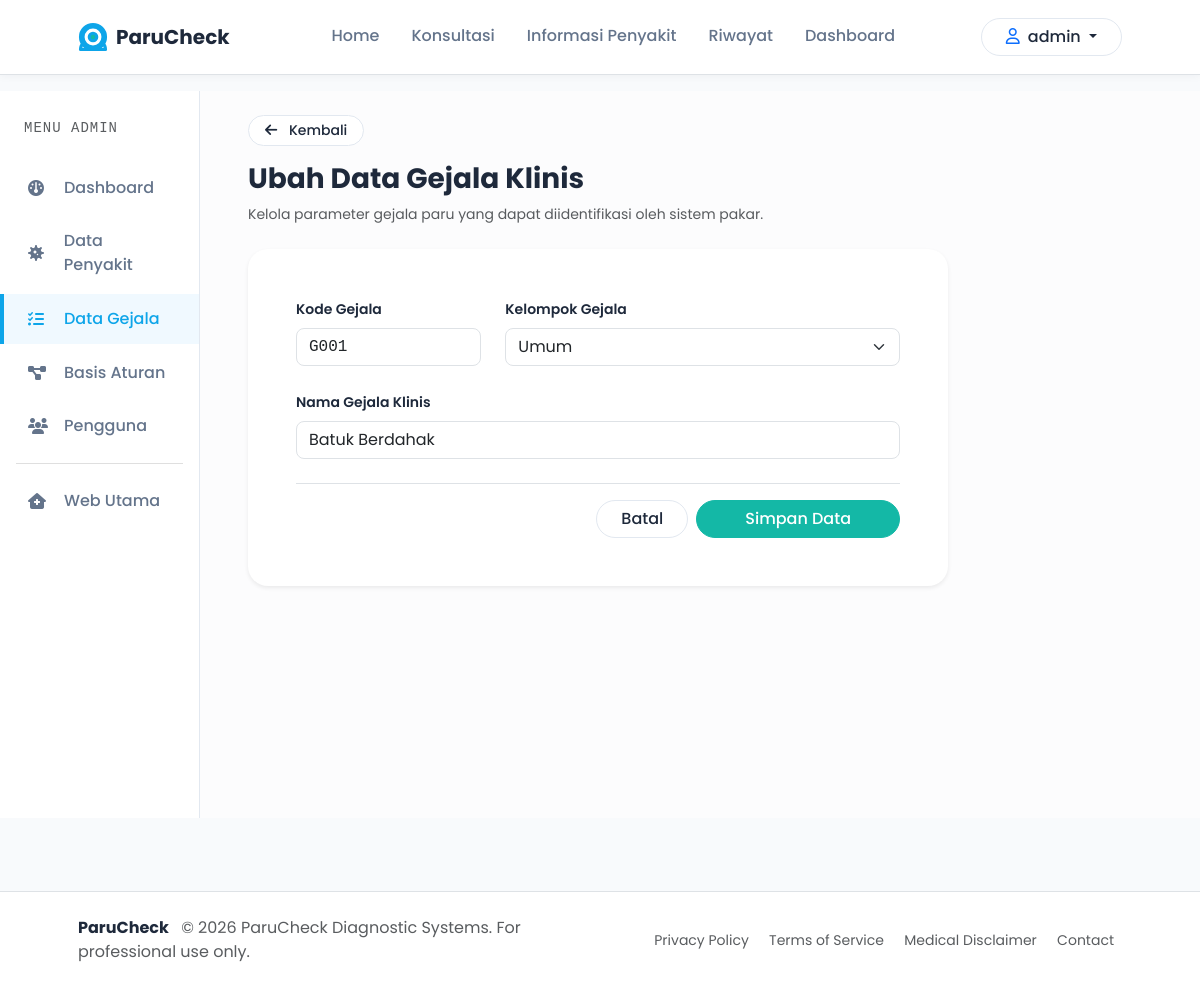
The app's page /admin/symptom/edit/1 (signed in) with its own data.
### models/__init__.py (models this page shows, shortened)
class User(db.Model, UserMixin):
    __tablename__ = 'user'
    id = db.Column(db.Integer, primary_key=True)
    username = db.Column(db.String(150), unique=True, nullable=False)
    email = db.Column(db.String(150), unique=True, nullable=False)
    password_hash = db.Column(db.String(256), nullable=False)
    role = db.Column(db.String(50), default='patient')  # 'admin' or 'patient'
    status = db.Column(db.String(50), default='active')  # 'active' or 'inactive'
    created_at = db.Column(db.DateTime, default=datetime.utcnow)
    diagnoses = db.relationship('DiagnosisHistory', backref='user', lazy=True)

class Symptom(db.Model):
    __tablename__ = 'symptom'
    id = db.Column(db.Integer, primary_key=True)
    code = db.Column(db.String(50), unique=True, nullable=False)  # e.g., G001
    name = db.Column(db.String(255), nullable=False)
    category = db.Column(db.String(100), nullable=True)  # e.g., 'Umum', 'Pernapasan'
    created_at = db.Column(db.DateTime, default=datetime.utcnow)

### routes/admin.py (the view, shortened to what this page needs)
@admin_bp.route('/symptom/edit/<int:id>', methods=['GET', 'POST'])
@login_required
@admin_required
def symptom_edit(id):
    symptom = Symptom.query.get_or_404(id)
    return render_template('admin/symptoms/form.html', action='Ubah', symptom=symptom)

### routes/admin.py (called while the page is built)
def admin_required(f):
    @wraps(f)
    def decorated_function(*args, **kwargs):
        if not current_user.is_authenticated or current_user.role != 'admin':
            flash('Akses ditolak. Halaman ini hanya untuk administrator.', 'danger')
            return redirect(url_for('main.home'))
        return f(*args, **kwargs)
    return decorated_function

### templates/admin/symptoms/form.html (shortened to what this page needs)
{% extends "base.html" %}
{% block content %}
<div class="container-fluid px-0">
    <div class="row g-0">
        <div class="col-lg-2">
            <div class="admin-sidebar py-4">
                <div class="px-4 mb-4">
                    <span class="text-uppercase font-monospace text-muted small" style="letter-spacing:1px;">MENU ADMIN</span>
                </div>
                <nav class="d-flex flex-column gap-1">
                    <a href="{{ url_for('admin.dashboard') }}" class="sidebar-link">
                        <i class="fa-solid fa-gauge me-3"></i> Dashboard
                    </a>
                    <a href="{{ url_for('admin.diseases') }}" class="sidebar-link">
                        <i class="fa-solid fa-virus me-3"></i> Data Penyakit
                    </a>
                    <a href="{{ url_for('admin.symptoms') }}" class="sidebar-link active">
                        <i class="fa-solid fa-list-check me-3"></i> Data Gejala
                    </a>
                    <a href="{{ url_for('admin.rules') }}" class="sidebar-link">
                        <i class="fa-solid fa-diagram-project me-3"></i> Basis Aturan
                    </a>
                    <a href="{{ url_for('admin.users') }}" class="sidebar-link">
                        <i class="fa-solid fa-users me-3"></i> Pengguna
                    </a>
                    <hr class="mx-3 my-2 text-black-50">
                    <a href="{{ url_for('main.home') }}" class="sidebar-link">
                        <i class="fa-solid fa-house-medical me-3"></i> Web Utama
                    </a>
                </nav>
            </div>
        </div>
        <div class="col-lg-10 bg-light-subtle px-4 px-md-5 py-4">
            <div class="mb-4">
                <a href="{{ url_for('admin.symptoms') }}" class="btn btn-outline-slate btn-sm rounded-pill px-3 mb-3">
                    <i class="fa-solid fa-arrow-left me-2"></i> Kembali
                </a>
                <h3 class="fw-bold text-slate">{{ action }} Data Gejala Klinis</h3>
                <p class="text-muted small">Kelola parameter gejala paru yang dapat diidentifikasi oleh sistem pakar.</p>
            </div>
            <div class="card card-modern border-0 shadow-sm p-4 p-md-5 mb-4" style="max-width: 700px;">
                <form method="POST" action="{% if symptom %}{{ url_for('admin.symptom_edit', id=symptom.id) }}{% else %}{{ url_for('admin.symptom_add') }}{% endif %}">
                    <div class="row g-4">
                        <div class="col-md-4">
                            <label for="code" class="form-label fw-semibold text-slate small">Kode Gejala</label>
                            <input type="text" class="form-control rounded-3 font-monospace" id="code" name="code"
                                   value="{% if symptom %}{{ symptom.code }}{% else %}{{ next_code }}{% endif %}"
                                   required placeholder="Contoh: G001">
                        </div>
                        <div class="col-md-8">
                            <label for="category" class="form-label fw-semibold text-slate small">Kelompok Gejala</label>
                            <select class="form-select rounded-3" id="category" name="category" required>
                                <option value="Umum" {% if symptom and symptom.category == 'Umum' %}selected{% endif %}>Umum</option>
                            </select>
                        </div>
                        <div class="col-12">
                            <label for="name" class="form-label fw-semibold text-slate small">Nama Gejala Klinis</label>
                            <input type="text" class="form-control rounded-3" id="name" name="name"
                                   value="{% if symptom %}{{ symptom.name }}{% endif %}"
                                   required placeholder="Contoh: Sesak Napas setelah beraktivitas">
                        </div>
                    </div>
                    <div class="d-flex justify-content-end gap-2 mt-4 pt-3 border-top">
                        <a href="{{ url_for('admin.symptoms') }}" class="btn btn-outline-slate rounded-pill px-4">Batal</a>
                        <button type="submit" class="btn btn-teal rounded-pill px-5">Simpan Data</button>
                    </div>
                </form>
            </div>
        </div>
    </div>
</div>
{% endblock %}

### templates/base.html (shortened to what this page needs)
<!DOCTYPE html>
<html lang="id">
<head>
    <link href="https://cdn.jsdelivr.net/npm/bootstrap@5.3.2/dist/css/bootstrap.min.css" rel="stylesheet">
    <link rel="stylesheet" href="https://cdnjs.cloudflare.com/ajax/libs/font-awesome/6.4.2/css/all.min.css">
    <link rel="stylesheet" href="{{ url_for('static', filename='css/style.css') }}">
</head>
<body>
    <nav class="navbar navbar-expand-lg navbar-light bg-white border-bottom py-3 sticky-top">
        <div class="container px-md-5">
            <a class="navbar-brand d-flex align-items-center" href="{{ url_for('main.home') }}">
                <span class="logo-text fw-bold text-slate">ParuCheck</span>
            </a>
            <div class="collapse navbar-collapse" id="navbarNav">
                <ul class="navbar-nav mx-auto">
                    <li class="nav-item px-2">
                        <a class="nav-link {% if request.path == '/' %}active-link{% endif %}" href="{{ url_for('main.home') }}">Home</a>
                    </li>
                    <li class="nav-item px-2">
                        <a class="nav-link {% if request.path == '/consultation' %}active-link{% endif %}" href="{{ url_for('main.consultation') }}">Konsultasi</a>
                    </li>
                    <li class="nav-item px-2">
                        <a class="nav-link {% if request.path == '/diseases' %}active-link{% endif %}" href="{{ url_for('main.diseases') }}">Informasi Penyakit</a>
                    </li>
                    {% if current_user.is_authenticated %}
                    <li class="nav-item px-2">
                        <a class="nav-link {% if request.path == '/history' %}active-link{% endif %}" href="{{ url_for('main.history') }}">Riwayat</a>
                    </li>
                    {% if current_user.role == 'admin' %}
                    <li class="nav-item px-2">
                        <a class="nav-link" href="{{ url_for('admin.dashboard') }}">Dashboard</a>
                    </li>
                    {% endif %}
                    {% endif %}
                </ul>
                <div class="d-flex align-items-center">
                    {% if current_user.is_authenticated %}
                        <div class="dropdown">
                            <button class="btn btn-outline-slate dropdown-toggle rounded-pill px-4" type="button" id="userDropdown" data-bs-toggle="dropdown" aria-expanded="false">
                                <i class="fa-regular fa-user me-2 text-primary"></i>{{ current_user.username }}
                            </button>
                        </div>
                    {% else %}
                        <a href="{{ url_for('auth.login') }}" class="btn btn-teal rounded-pill px-4 shadow-sm text-white">Sign In</a>
                    {% endif %}
                </div>
            </div>
        </div>
    </nav>
    <main class="min-vh-100 pb-5">
        {% block content %}{% endblock %}
    </main>
    <footer class="bg-white border-top py-4 mt-auto">
        <div class="container px-md-5">
            <div class="row align-items-center justify-content-between text-center text-md-start">
                <div class="col-md-6 mb-3 mb-md-0">
                    <span class="fw-bold text-slate">ParuCheck</span>
                    <span class="text-muted ms-2">© 2026 ParuCheck Diagnostic Systems. For professional use only.</span>
                </div>
                <div class="col-md-6 text-md-end">
                    <a href="#" class="text-muted text-decoration-none mx-2 small">Privacy Policy</a>
                    <a href="#" class="text-muted text-decoration-none mx-2 small">Terms of Service</a>
                    <a href="#" class="text-muted text-decoration-none mx-2 small">Medical Disclaimer</a>
                    <a href="#" class="text-muted text-decoration-none mx-2 small">Contact</a>
                </div>
            </div>
        </div>
    </footer>
</body>
</html>

### static/css/style.css (style rules this page uses)
:root { --primary: #0EA5E9; --primary-hover: #0284C7; --secondary: #14B8A6; --secondary-hover: #0D9488; --background: #F8FAFC; --text-dark: #1E293B; --text-muted: #64748B; --white: #FFFFFF; --success: #22C55E; --warning: #F59E0B; --danger: #EF4444; --font-sans: 'Poppins', sans-serif; --shadow-sm: 0 2px 8px rgba(15, 23, 42, 0.04); --shadow-md: 0 8px 24px rgba(15, 23, 42, 0.06); --shadow-lg: 0 16px 32px rgba(15, 23, 42, 0.08); }
body { font-family: var(--font-sans); background-color: var(--background); color: var(--text-dark); overflow-x: hidden; display: flex; flex-direction: column; min-vh-100: 100vh; }
h1, h2, h3, h4, h5, h6 { font-weight: 600; color: #0F172A; }
.text-slate { color: var(--text-dark); }
.navbar { box-shadow: var(--shadow-sm); }
.nav-link { color: var(--text-muted); font-weight: 500; transition: all 0.2s ease-in-out; border-bottom: 2px solid transparent; }
.btn-teal { background-color: var(--secondary); border-color: var(--secondary); color: var(--white); font-weight: 500; transition: all 0.2s ease-in-out; }
.btn-outline-slate { color: var(--text-dark); border-color: #E2E8F0; font-weight: 500; background-color: var(--white); transition: all 0.2s ease; }
.card-modern { background: var(--white); border: 1px solid rgba(226, 232, 240, 0.8); border-radius: 1.25rem; box-shadow: var(--shadow-sm); transition: all 0.3s cubic-bezier(0.4, 0, 0.2, 1); }
.admin-sidebar { background-color: var(--white); border-right: 1px solid #E2E8F0; min-height: calc(100vh - 73px); }
.sidebar-link { display: flex; align-items: center; padding: 0.8rem 1.5rem; color: var(--text-muted); text-decoration: none; font-weight: 500; border-left: 4px solid transparent; transition: all 0.2s ease; }
.sidebar-link.active { background-color: #F0F9FF; color: var(--primary); border-left-color: var(--primary); }
.sidebar-link i { width: 20px; }

### records on screen
User: username "admin"
Symptom: code "G001", category "Umum", name "Batuk Berdahak"

### other values on screen
{{ action }} "Ubah"
